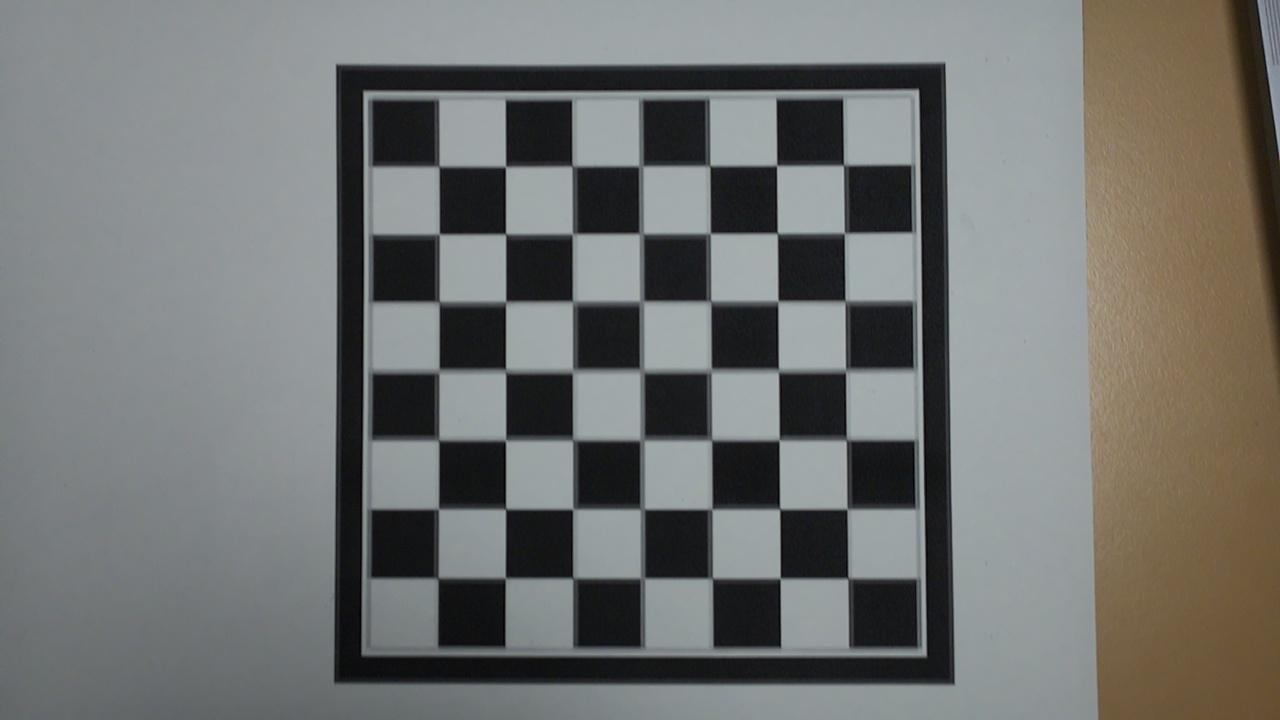
#> input picture data/images/calibration/image_1.jpg, 1280 x 720 px; its folder holds 4 pictures in this run
$ python calibration.py
#> lines starting #> are read from the running program, lines starting #| are printed output that depends on the picture; long printed decimals are rounded
from typing import List
import numpy as np
import imageio
import cv2
import copy
import glob
import os


# FUNCIONES AUXILIARES

def load_images(filenames: List) -> List:
    """
    Carga una lista de imágenes desde una lista de rutas de archivos.

    Args:
        filenames (List): Lista de rutas a archivos de imágenes.

    Returns:
        List: Lista de imágenes cargadas.
    """
    return [imageio.imread(filename) for filename in filenames]
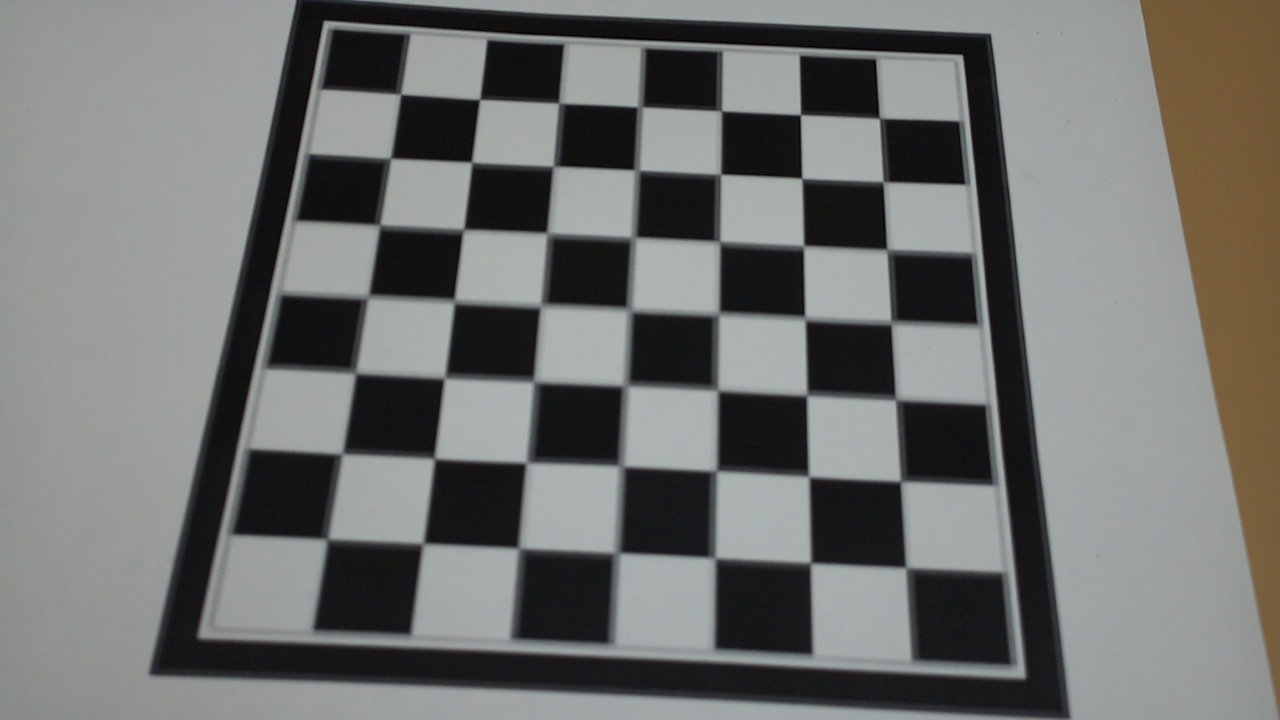
#> input picture data/images/calibration/image_10.jpg, 1280 x 720 px
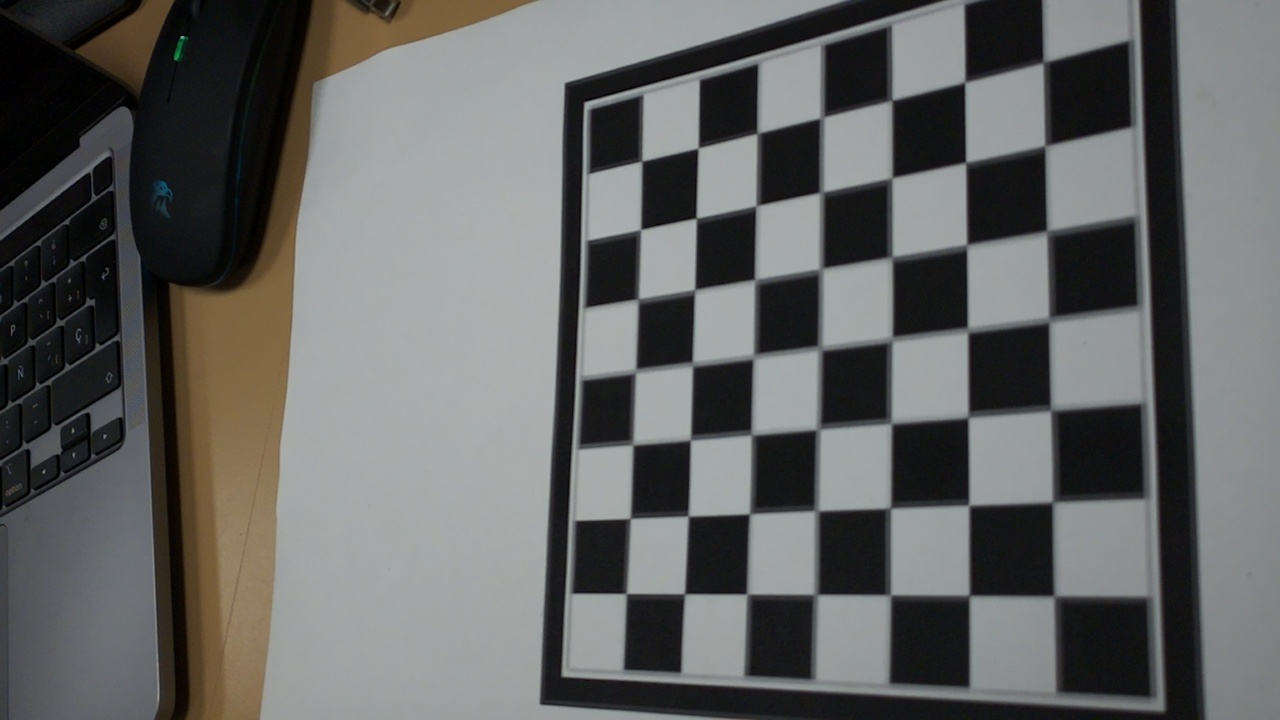
#> input picture data/images/calibration/image_11.jpg, 1280 x 720 px
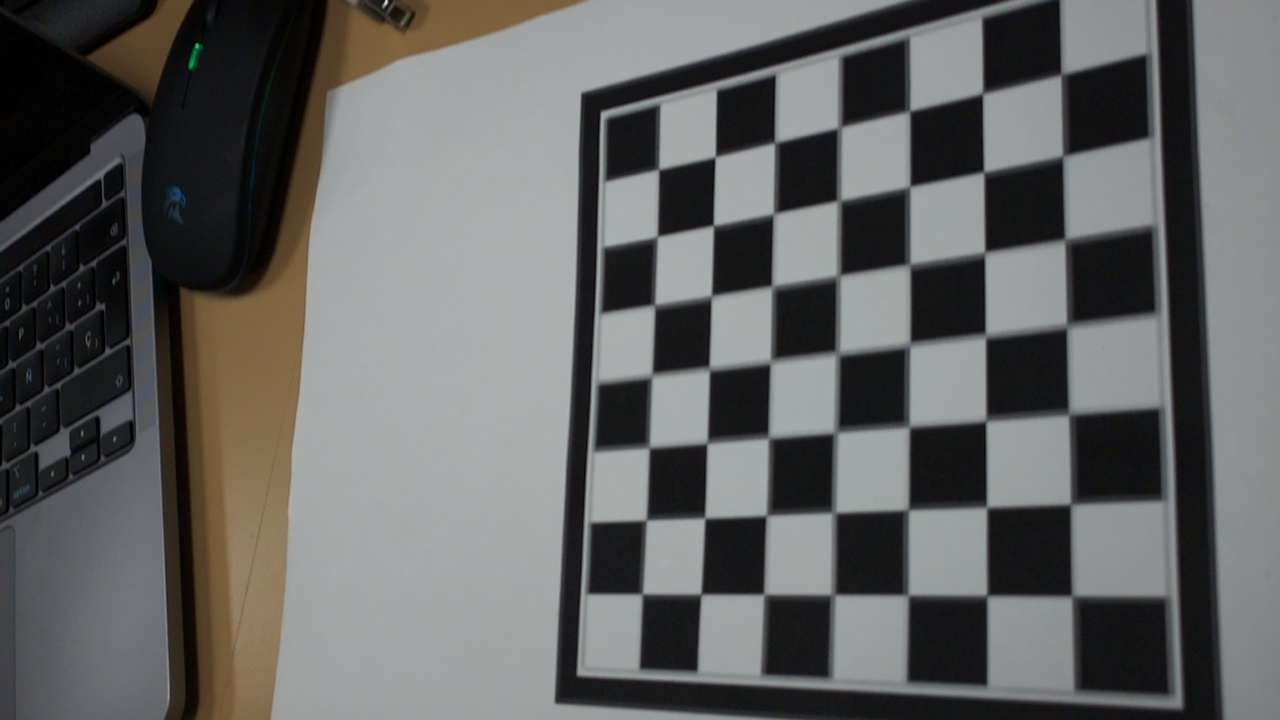
#> input picture data/images/calibration/image_12.jpg, 1280 x 720 px

def get_chessboard_points(chessboard_shape, dx, dy):
    """
    Genera los puntos de un patrón de ajedrez en el plano 3D (z=0).

    Args:
        chessboard_shape (tuple): Dimensiones del patrón (filas, columnas).
        dx (float): Tamaño de cada cuadrado en el eje x.
        dy (float): Tamaño de cada cuadrado en el eje y.

    Returns:
        np.array: Array de puntos 3D del patrón.
    """
    cols, rows = chessboard_shape
    list = []

    for i in range(rows):
        for j in range(cols):
            x = j*dx
            y = i*dy
            z = 0.0
            list.append([x,y,z])
    return np.array(list,dtype = np.float32)

def refine_corners(imgs_gray, corners_copy, criteria):
    """
    Refina las esquinas detectadas en las imágenes en escala de grises.

    Args:
        imgs_gray (List): Lista de imágenes en escala de grises.
        corners_copy (List): Lista de esquinas detectadas.
        criteria (tuple): Criterios para refinar las esquinas.

    Returns:
        List: Esquinas refinadas para cada imagen.
    """
    return [cv2.cornerSubPix(img_gray, cor[1], (7, 7), (-1, -1), criteria) if cor[0] else []
            for img_gray, cor in zip(imgs_gray, corners_copy)]

def save_calibrated_images(valid_imgs, valid_corners, patternSize, output_dir):
    """
    Guarda las imágenes con las esquinas detectadas en un directorio.

    Args:
        valid_imgs (List): Lista de imágenes válidas.
        valid_corners (List): Lista de esquinas válidas.
        patternSize (tuple): Tamaño del patrón de ajedrez.
        output_dir (str): Ruta del directorio de salida.
    """
    if not os.path.exists(output_dir):
        os.makedirs(output_dir)
    for i, img in enumerate(valid_imgs):
        img_copy = img.copy()
        cv2.drawChessboardCorners(img_copy, patternSize, valid_corners[i], True)
        output_path = os.path.join(output_dir, f'right_result_{i + 1}.jpg')
        cv2.imwrite(output_path, img_copy)
    print(f"Imágenes guardadas en {output_dir}")


# LÓGICA PRINCIPAL

if __name__ == "__main__":
    # Obtener una lista de todas las imágenes en el directorio especificado
    print(os.getcwdb())
    image_files = glob.glob('/home/pi/Desktop/ProyectoFinal_CV/data/images/calibration/*.jpg')

    # Cargar imágenes desde la lista de archivos
    imgs = load_images(image_files)
#> imgs = 4 items
    print(f'Loaded {len(imgs)} images')
#| Loaded 4 images

    # Definir el tamaño del patrón de ajedrez
    patternSize = (7, 7)

    # Detectar esquinas del patrón de ajedrez en cada imagen
    corners = [cv2.findChessboardCorners(img, patternSize, None) for img in imgs]
#> corners = 4 items

    # Crear una copia de las esquinas detectadas
    corners_copy = copy.deepcopy(corners)
#> corners_copy = 4 items

    # Definir criterios para refinar esquinas
    criteria = (cv2.TERM_CRITERIA_EPS + cv2.TERM_CRITERIA_MAX_ITER, 24, 0.01)

    # Convertir las imágenes a escala de grises
    imgs_gray = [cv2.cvtColor(img, cv2.COLOR_BGR2GRAY) for img in imgs]
#> imgs_gray = 4 items

    # Refinar las esquinas detectadas
    corners_refined = refine_corners(imgs_gray, corners_copy, criteria)
#> corners_refined = 4 items

    # Generar puntos del patrón de ajedrez para todas las imágenes
    chessboard_points = [get_chessboard_points(patternSize, 24, 24) for _ in range(len(corners_refined))]
#> chessboard_points = 4 items

    # Filtrar datos válidos: mantener solo las detecciones adecuadas
    valid_corners = [cor[1] for cor in corners if cor[0]]
#> valid_corners = 4 items
    valid_corners = np.asarray(valid_corners, dtype=np.float32)  # Convertir a array de numpy

    # Filtrar imágenes válidas basadas en esquinas refinadas
    valid_imgs = [img for img, cor in zip(imgs, corners_refined) if cor is not None]
#> valid_imgs = 4 items

    # Calibrar la cámara usando los puntos detectados y refinados
    rms, intrinsics, dist_coeffs, rvecs, tvecs = cv2.calibrateCamera(
        chessboard_points, corners_refined, (1280, 720), None, None
    )
#> rms = 1.1; intrinsics = [[1395.5, 0, 614.3], [0, 1409.6, 385], [0, 0, 1]]; dist_coeffs = [[-0.238, 2.37, -0.00186, -0.00131, -9.45]]; rvecs = ([-0.0455, 0.0199, -0.00209], [-0.528, 0.000451, 0.0515], [0.413, 0.701, 1.47], [0.386, 0.697, 1.47]); tvecs = ([-62.42, -76.73, 494], [-64.24, -86.19, 417.6], [118.3, -87.9, 379.2], [126.1, -86.47, 388.4])

    # Obtener los parámetros extrínsecos
    extrinsics = list(map(lambda rvec, tvec: np.hstack((cv2.Rodrigues(rvec)[0], tvec)), rvecs, tvecs))
#> extrinsics = 4 items

    # Imprimir los resultados de la calibración
    print("Intrinsics:\n", intrinsics)
#| Intrinsics:
#|  [[1.39553671e+03 0.00000000e+00 6.14294377e+02]
#|  [0.00000000e+00 1.40958609e+03 3.85000574e+02]
#|  [0.00000000e+00 0.00000000e+00 1.00000000e+00]]
    print("Distortion coefficients:\n", dist_coeffs)
#| Distortion coefficients:
#|  [[-2.38463312e-01  2.37293133e+00 -1.85704224e-03 -1.30733059e-03
#|   -9.44561615e+00]]
    print("Root mean squared reprojection error:\n", rms)
#| Root mean squared reprojection error:
#|  1.102

    # Guardar las imágenes con las esquinas detectadas
    output_dir = "/home/pi/Desktop/ProyectoFinal_CV/data/images/calibration_results"
    save_calibrated_images(valid_imgs, valid_corners, patternSize, output_dir)
#> the loop in save_calibrated_images, `for i, img in enumerate(valid_imgs):` made 4 passes
#> after the loop in save_calibrated_images, `for i, img in enumerate(valid_imgs):`:
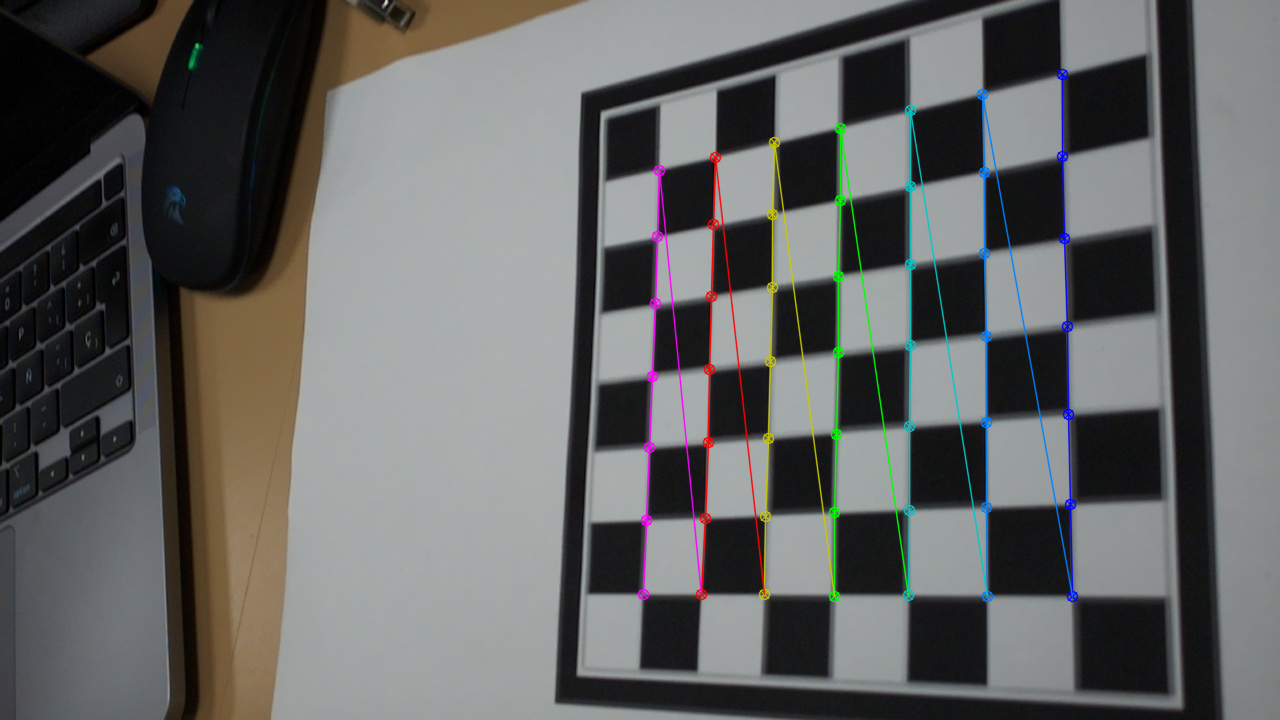
#> img_copy: shape (720, 1280, 3); mean R, G, B 98.7, 99.5, 98.6
#| Imágenes guardadas en /home/pi/Desktop/ProyectoFinal_CV/data/images/calibration_results
